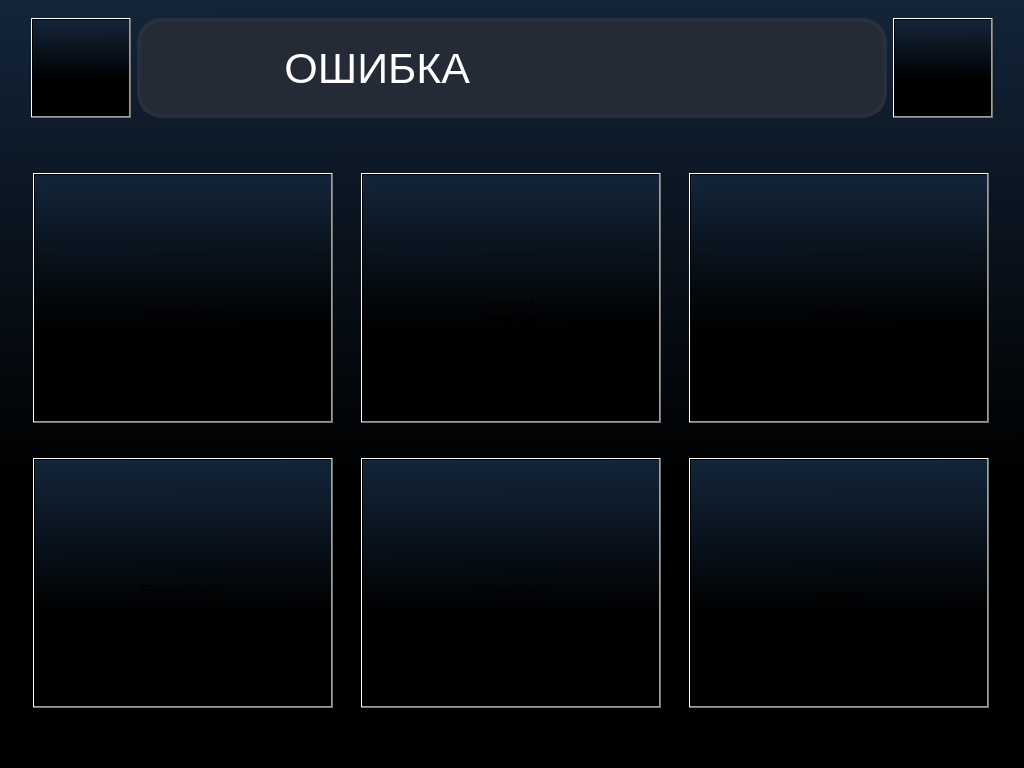
<?xml version="1.0" encoding="UTF-8"?>
<ui version="4.0">
 <class>TWindow</class>
 <widget class="QMainWindow" name="TWindow">
  <property name="geometry">
   <rect>
    <x>0</x>
    <y>0</y>
    <width>1024</width>
    <height>768</height>
   </rect>
  </property>
  <property name="windowTitle">
   <string>Application</string>
  </property>
  <property name="styleSheet">
   <string notr="true">background-color: qlineargradient(spread:pad, x1:0.562, y1:0.625, x2:0.557143, y2:0, stop:0 rgba(0, 0, 0, 255), stop:1 rgba(19, 37, 58, 255));

</string>
  </property>
  <widget class="QWidget" name="centralwidget">
   <layout class="QGridLayout" name="gridLayout">
    <item row="2" column="0">
     <layout class="QHBoxLayout" name="horizontalLayout_2">
      <item>
       <widget class="QPushButton" name="pushButton_3">
        <property name="sizePolicy">
         <sizepolicy hsizetype="Fixed" vsizetype="Fixed">
          <horstretch>0</horstretch>
          <verstretch>0</verstretch>
         </sizepolicy>
        </property>
        <property name="minimumSize">
         <size>
          <width>300</width>
          <height>250</height>
         </size>
        </property>
        <property name="styleSheet">
         <string notr="true">QPushButton{
	image: url(:/res/img/osc.png);
	image-position:100px 50px;
	background-color: rgb(36, 42, 54);
	border-style: solid;
	border-color: rgb(41, 47, 61);
	border-width: 5px;
	padding-top: 30px;
	color: rgb(255, 255, 255);
	font: 24pt &quot;Nunito-Regular&quot;;
}
QPushButton:pressed {                 
	
	background-color: rgb(220, 220, 220);
    border: 3px solid #ffffff;
};</string>
        </property>
        <property name="text">
         <string>

КАЛИБРОВКИ</string>
        </property>
       </widget>
      </item>
      <item>
       <spacer name="horizontalSpacer">
        <property name="orientation">
         <enum>Qt::Horizontal</enum>
        </property>
        <property name="sizeType">
         <enum>QSizePolicy::Fixed</enum>
        </property>
        <property name="sizeHint" stdset="0">
         <size>
          <width>20</width>
          <height>20</height>
         </size>
        </property>
       </spacer>
      </item>
      <item>
       <widget class="QPushButton" name="pushButton_6">
        <property name="sizePolicy">
         <sizepolicy hsizetype="Fixed" vsizetype="Fixed">
          <horstretch>0</horstretch>
          <verstretch>0</verstretch>
         </sizepolicy>
        </property>
        <property name="minimumSize">
         <size>
          <width>300</width>
          <height>250</height>
         </size>
        </property>
        <property name="styleSheet">
         <string notr="true">QPushButton{
	image: url(:/res/img/car.png);
	image-position:100px 50px;
	background-color: rgb(36, 42, 54);
	border-style: solid;
	border-color: rgb(41, 47, 61);
	border-width: 5px;
	padding-top: 20px;
	color: rgb(255, 255, 255);
	font: 24pt &quot;Nunito-Regular&quot;;
}
QPushButton:pressed {                 
	
	background-color: rgb(220, 220, 220);
    border: 3px solid #ffffff;
};</string>
        </property>
        <property name="text">
         <string>

РЕЖИМ 
РАБОТЫ</string>
        </property>
       </widget>
      </item>
      <item>
       <spacer name="horizontalSpacer_2">
        <property name="orientation">
         <enum>Qt::Horizontal</enum>
        </property>
        <property name="sizeType">
         <enum>QSizePolicy::Fixed</enum>
        </property>
        <property name="sizeHint" stdset="0">
         <size>
          <width>20</width>
          <height>20</height>
         </size>
        </property>
       </spacer>
      </item>
      <item>
       <widget class="QPushButton" name="pushButton_5">
        <property name="sizePolicy">
         <sizepolicy hsizetype="Fixed" vsizetype="Fixed">
          <horstretch>0</horstretch>
          <verstretch>0</verstretch>
         </sizepolicy>
        </property>
        <property name="minimumSize">
         <size>
          <width>300</width>
          <height>250</height>
         </size>
        </property>
        <property name="styleSheet">
         <string notr="true">QPushButton{
	image: url(:/res/img/comb.png);
	image-position:100px 50px;
	background-color: rgb(36, 42, 54);
	border-style: solid;
	border-color: rgb(41, 47, 61);
	border-width: 5px;
	padding-top: 30px;
	color: rgb(255, 255, 255);
	font: 24pt &quot;Nunito-Regular&quot;;
}
QPushButton:pressed {                 
	background-color: rgb(220, 220, 220);
    border: 3px solid #ffffff;
};</string>
        </property>
        <property name="text">
         <string>

ДАТЧИКИ</string>
        </property>
       </widget>
      </item>
     </layout>
    </item>
    <item row="5" column="0">
     <layout class="QHBoxLayout" name="horizontalLayout_3">
      <item>
       <widget class="QPushButton" name="pushButton_7">
        <property name="sizePolicy">
         <sizepolicy hsizetype="Fixed" vsizetype="Fixed">
          <horstretch>0</horstretch>
          <verstretch>0</verstretch>
         </sizepolicy>
        </property>
        <property name="minimumSize">
         <size>
          <width>300</width>
          <height>250</height>
         </size>
        </property>
        <property name="styleSheet">
         <string notr="true">QPushButton{
	image: url(:/res/img/tools.png);
	image-position:100px 50px;
	background-color: rgb(36, 42, 54);
	border-style: solid;
	border-color: rgb(41, 47, 61);
	border-width: 5px;
	padding-top: 30px;
	color: rgb(255, 255, 255);
	font: 22pt &quot;Nunito-Regular&quot;;
}
QPushButton:pressed {                 
	
	background-color: rgb(220, 220, 220);
    border: 3px solid #ffffff;
};</string>
        </property>
        <property name="text">
         <string>

ТЕХНИЧЕСКОЕ
ОБСЛУЖИВАНИЕ</string>
        </property>
       </widget>
      </item>
      <item>
       <spacer name="horizontalSpacer_3">
        <property name="orientation">
         <enum>Qt::Horizontal</enum>
        </property>
        <property name="sizeType">
         <enum>QSizePolicy::Fixed</enum>
        </property>
        <property name="sizeHint" stdset="0">
         <size>
          <width>20</width>
          <height>20</height>
         </size>
        </property>
       </spacer>
      </item>
      <item>
       <widget class="QPushButton" name="pushButton_8">
        <property name="sizePolicy">
         <sizepolicy hsizetype="Fixed" vsizetype="Fixed">
          <horstretch>0</horstretch>
          <verstretch>0</verstretch>
         </sizepolicy>
        </property>
        <property name="minimumSize">
         <size>
          <width>300</width>
          <height>250</height>
         </size>
        </property>
        <property name="toolTip">
         <string>&lt;html&gt;&lt;head/&gt;&lt;body&gt;&lt;p&gt;&lt;span style=&quot; font-size:26pt; color:#ffffff;&quot;&gt;СТАТИЧЕСКИЕ &lt;br/&gt;ДАННЫЕ &lt;/span&gt;&lt;/p&gt;&lt;/body&gt;&lt;/html&gt;</string>
        </property>
        <property name="whatsThis">
         <string>&lt;p&gt;СТАТИЧЕСКИЕ &lt;br&gt; ДАННЫЕ</string>
        </property>
        <property name="styleSheet">
         <string notr="true">QPushButton{
	image: url(:/res/img/data.png);
	image-position:100px 50px;
	background-color: rgb(36, 42, 54);
	border-style: solid;
	border-color: rgb(41, 47, 61);
	border-width: 5px;
	padding-top: 20px;
	color: rgb(255, 255, 255);
	font: 24pt &quot;Nunito-Regular&quot;;
}
QPushButton:pressed {                 
	background-color: rgb(220, 220, 220);
    border: 3px solid #ffffff;
};</string>
        </property>
        <property name="text">
         <string>

СТАТИЧЕСКИЕ
ДАННЫЕ</string>
        </property>
       </widget>
      </item>
      <item>
       <spacer name="horizontalSpacer_4">
        <property name="orientation">
         <enum>Qt::Horizontal</enum>
        </property>
        <property name="sizeType">
         <enum>QSizePolicy::Fixed</enum>
        </property>
        <property name="sizeHint" stdset="0">
         <size>
          <width>20</width>
          <height>20</height>
         </size>
        </property>
       </spacer>
      </item>
      <item>
       <widget class="QPushButton" name="helpButton">
        <property name="sizePolicy">
         <sizepolicy hsizetype="Fixed" vsizetype="Fixed">
          <horstretch>0</horstretch>
          <verstretch>0</verstretch>
         </sizepolicy>
        </property>
        <property name="minimumSize">
         <size>
          <width>300</width>
          <height>250</height>
         </size>
        </property>
        <property name="styleSheet">
         <string notr="true">QPushButton{
  	background-color: rgb(36, 42, 54);
	padding-top:30px;
	image: url(:/res/img/help.png);
	image-position:100px 50px;
  	border-style: solid;
  	border-color: rgb(41, 47, 61);
  	border-width: 5px;
  	color: rgb(255, 255, 255);
	font: 24pt &quot;Nunito-Regular&quot;;
}
QPushButton:pressed {                 
 	background-color: rgb(220, 220, 220);
    border: 3px solid #ffffff;
};</string>
        </property>
        <property name="text">
         <string>

ПОМОЩЬ</string>
        </property>
       </widget>
      </item>
     </layout>
    </item>
    <item row="4" column="0">
     <spacer name="verticalSpacer">
      <property name="orientation">
       <enum>Qt::Vertical</enum>
      </property>
      <property name="sizeType">
       <enum>QSizePolicy::Fixed</enum>
      </property>
      <property name="sizeHint" stdset="0">
       <size>
        <width>20</width>
        <height>20</height>
       </size>
      </property>
     </spacer>
    </item>
    <item row="1" column="0">
     <spacer name="verticalSpacer_2">
      <property name="orientation">
       <enum>Qt::Vertical</enum>
      </property>
      <property name="sizeType">
       <enum>QSizePolicy::Fixed</enum>
      </property>
      <property name="sizeHint" stdset="0">
       <size>
        <width>20</width>
        <height>40</height>
       </size>
      </property>
     </spacer>
    </item>
    <item row="6" column="0">
     <spacer name="verticalSpacer_3">
      <property name="orientation">
       <enum>Qt::Vertical</enum>
      </property>
      <property name="sizeType">
       <enum>QSizePolicy::Fixed</enum>
      </property>
      <property name="sizeHint" stdset="0">
       <size>
        <width>20</width>
        <height>40</height>
       </size>
      </property>
     </spacer>
    </item>
    <item row="0" column="0">
     <layout class="QHBoxLayout" name="horizontalLayout">
      <item>
       <widget class="QPushButton" name="pushButton">
        <property name="minimumSize">
         <size>
          <width>100</width>
          <height>100</height>
         </size>
        </property>
        <property name="maximumSize">
         <size>
          <width>100</width>
          <height>100</height>
         </size>
        </property>
        <property name="styleSheet">
         <string notr="true">QPushButton{
	background-color: rgba(255, 255, 255, 0);
	background-image: url(:/res/img/arrow.png);
}
QPushButton:pressed {                 
	
	background-image: url(:/res/img/arrowgr.png);
};
</string>
        </property>
        <property name="text">
         <string/>
        </property>
       </widget>
      </item>
      <item>
       <widget class="QLabel" name="label">
        <property name="minimumSize">
         <size>
          <width>750</width>
          <height>100</height>
         </size>
        </property>
        <property name="maximumSize">
         <size>
          <width>1600</width>
          <height>100</height>
         </size>
        </property>
        <property name="font">
         <font>
          <pointsize>32</pointsize>
         </font>
        </property>
        <property name="styleSheet">
         <string notr="true">
color: rgb(255, 255, 255);
background-color: rgb(36, 42, 54);
	
image: url(:/res/img/error_red.png);
	padding-left:25px;
	image-position: left;
	border-style: solid;
	border-radius: 25px;
	
border-color: rgb(41, 47, 61);
	border-width: 4px;</string>
        </property>
        <property name="text">
         <string>         ОШИБКА</string>
        </property>
       </widget>
      </item>
      <item>
       <widget class="QPushButton" name="pushButton_2">
        <property name="minimumSize">
         <size>
          <width>100</width>
          <height>100</height>
         </size>
        </property>
        <property name="maximumSize">
         <size>
          <width>100</width>
          <height>100</height>
         </size>
        </property>
        <property name="styleSheet">
         <string notr="true">QPushButton{
	background-color: rgba(0, 0, 0, 0);
	background-image: url(:/res/img/setting.png);
}
QPushButton:pressed {                 
	background-image: url(:/res/img/settings_gray.png);
};</string>
        </property>
        <property name="text">
         <string/>
        </property>
       </widget>
      </item>
     </layout>
    </item>
   </layout>
  </widget>
 </widget>
 <resources/>
 <connections/>
</ui>
